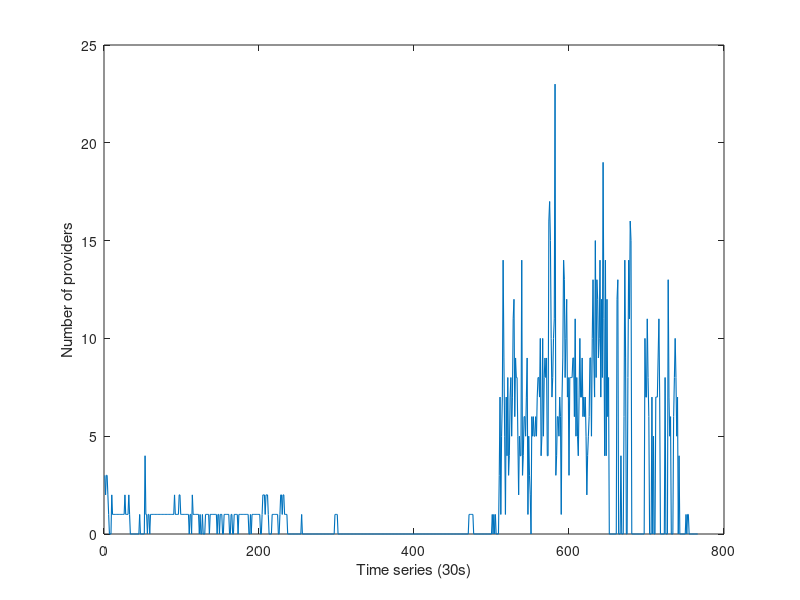

MATLAB code for this plot:
clear all;
clc;

load('Data_2.mat');



figure();
% set(gcf, 'Position', [100, 100, 300, 200]);

x = [1:numel(Data)];

y = [];
for i=1:numel(Data)
    y(i) = numel(Data(i).providers);
end
    
from = 1;
to   = numel(Data);

plot(x(from:to), y(from:to), 'LineWidth', 0.8);
xlabel('Time series (30s)');
ylabel('Number of providers');
